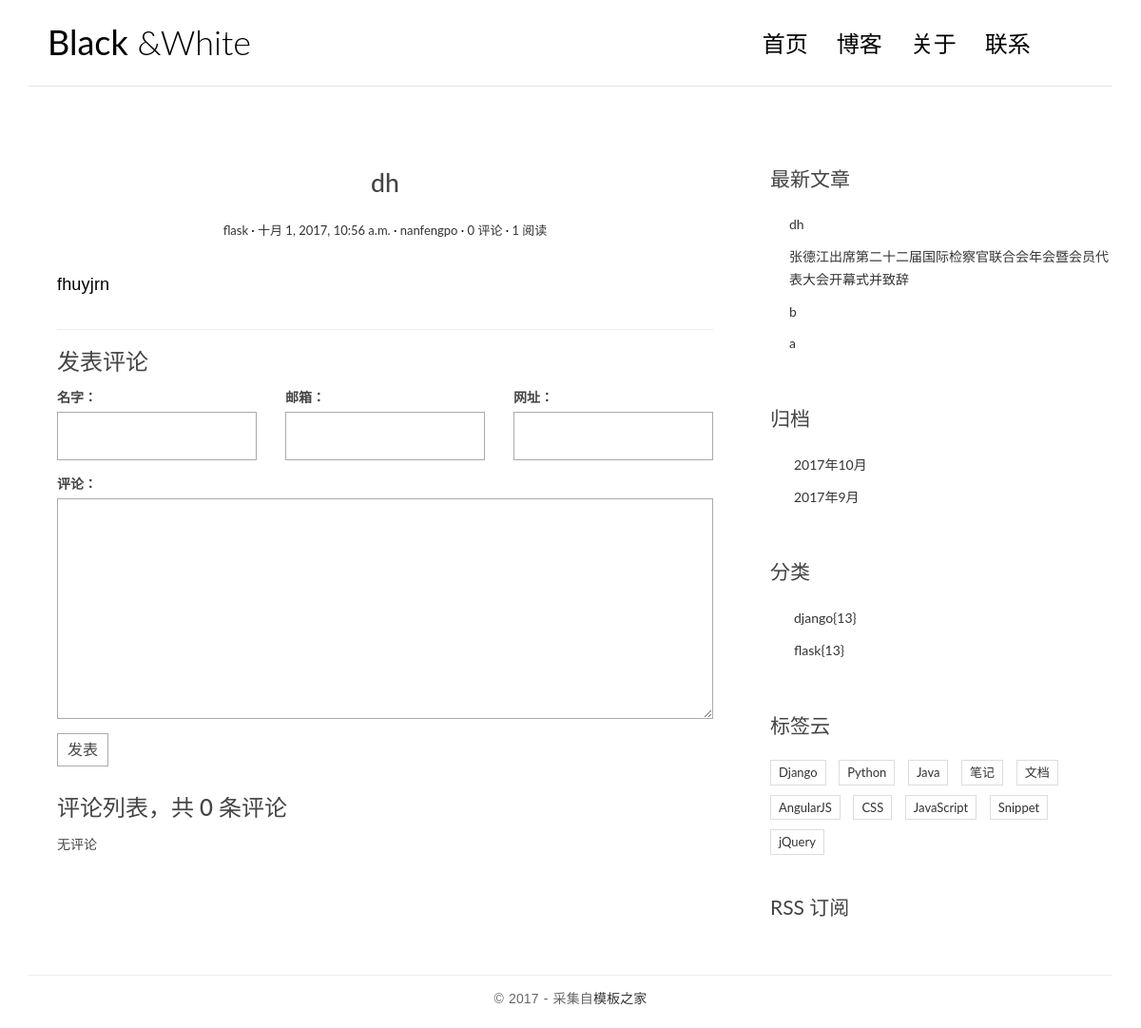
Page /post/4/ on the earlier database version.
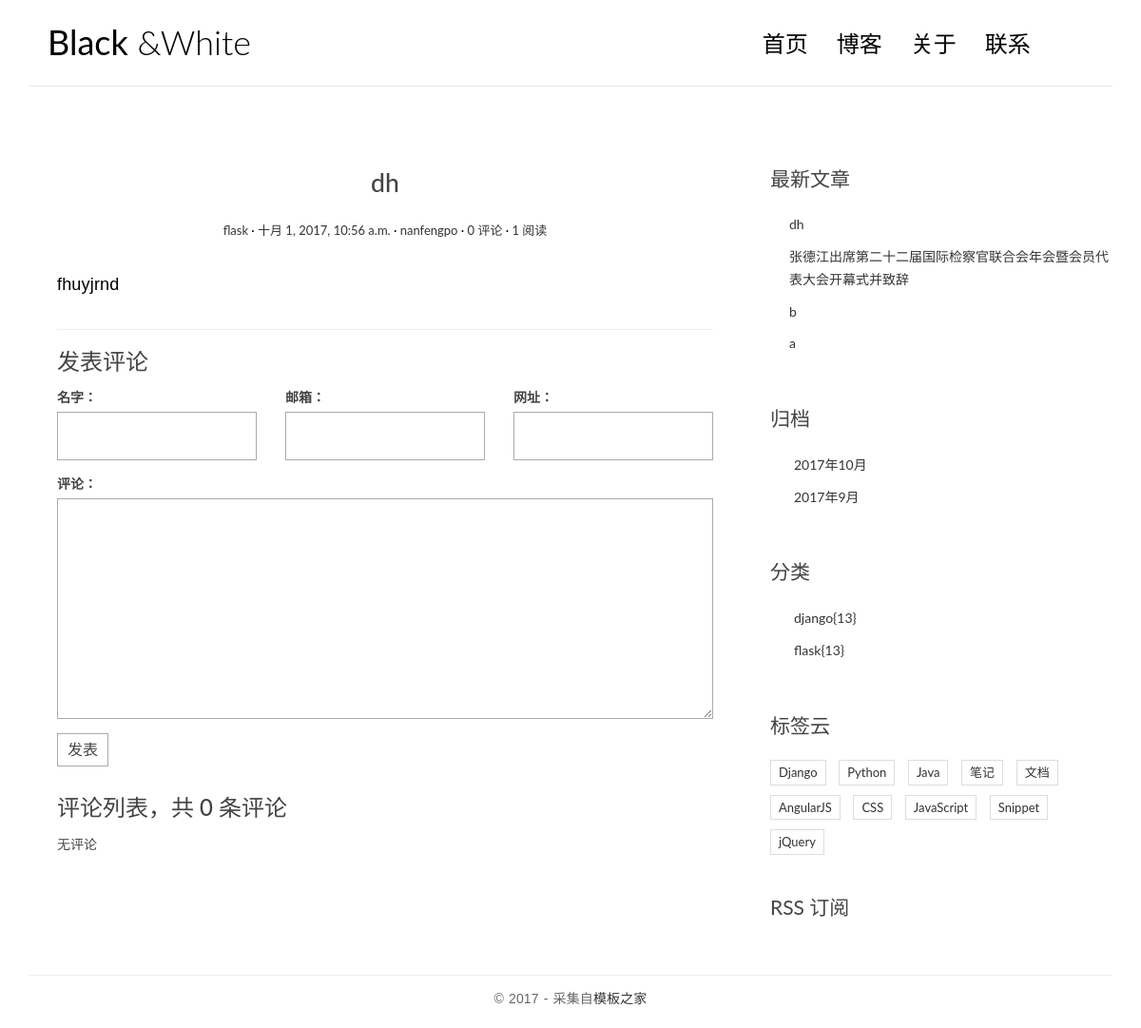
Same page on the later database version.
### blog/models.py (models this page shows, shortened)
class Post(models.Model):
    title = models.CharField(max_length=64)
    body = models.TextField()
    created_time = models.DateTimeField()
    modified_time = models.DateTimeField()
    excerpt = models.CharField(max_length=256,blank=True)
    category = models.ForeignKey(Category)
    tags = models.ManyToManyField(Tag,blank=True)
    author = models.ForeignKey(User)
    views = models.PositiveIntegerField(default=0)
    def increase_views(self):
        self.views+=1
        self.save(update_fields=['views'])
    class Meta:
        ordering = ['-created_time','-modified_time']
    def get_absolute_url(self):
        return reverse('blog:detail',kwargs={'pk':self.pk}) #
    def save(self,*args,**kwargs):
        if not self.excerpt:
            md = Markdown(extensions=[
                'markdown.extensions.extra',
                'markdown.extensions.codehilite',
            ])
            self.excerpt = strip_tags(md.convert(self.body))[:32]
        super().save(*args,**kwargs)

class Category(models.Model):
    name = models.CharField(max_length=64)

### blog/views.py (the view)
# urls.py: url(r'^post/(?P<pk>[0-9]+)/$',views.detail,name='detail'), # post/1
def detail(request,pk):
    post = get_object_or_404(Post,pk=pk)
    post.increase_views()
    post.body = markdown(post.body,extensions=[
                         'markdown.extensions.extra',
                         'markdown.extensions.codehilite',
                         'markdown.extensions.toc',])
    form = CommentForm()
    comment_list = post.comment_set.all()
    context = {
        'post':post,
        'form':form,
        'comment_list':comment_list,
    }
    return render(request,'blog/detail.html',context=context)

### comment/forms.py
class CommentForm(forms.ModelForm):
    class Meta:
        model = Comment
        fields = [
            'name',
            'email',
            'url',
            'text',
        ]

### blog/templatetags/blog_tags.py (called while the page is built)
@register.simple_tag
def get_recent_posts(num=5):
    return Post.objects.all().order_by('-created_time')[:num]

@register.simple_tag
def archives():
    return Post.objects.dates('created_time','month',order='DESC')

@register.simple_tag
def get_categories():
    return Category.objects.all()

### templates/blog/detail.html (shortened to what this page needs)
{% extends 'blog/base.html' %}
{% block main %}
<article class="post post-{{ post.pk }}">
    <header class="entry-header">
        <h1 class="entry-title">{{ post.title }}</h1>
        <div class="entry-meta">
            <span class="post-category"><a href="#">{{ post.category.name }}</a></span>
            <span class="post-date"><a href="#"><time class="entry-date" datetime="{{ post.created_time }}">{{ post.created_time }}</time></a></span>
            <span class="post-author"><a href="#">{{ post.author }}</a></span>
            <span class="comments-link"><a href="{{post.get_absolute_url}}#comment-area">{{post.comment_set.count}} 评论</a></span>
            <span class="views-count"><a href="#">{{post.views}} 阅读</a></span>
        </div>
    </header>
    <div class="entry-content clearfix">
        {{ post.body|safe }}
    </div>
</article>
<section class="comment-area" id="comment-area">
    <hr>
    <h3>发表评论</h3>
    <form action="{% url 'comment:comments' post.pk %}" method="post" class="comment-form">
        <div class="row">
            <div class="col-md-4">
                <label for="{{form.name.id_for_label}}">名字：</label>
                {{form.name}}
            </div>
            <div class="col-md-4">
                <label for="{{form.email.id_for_label}}">邮箱：</label>
                {{form.email}}
            </div>
            <div class="col-md-4">
                <label for="{{form.url.id_for_label}}">网址：</label>
                {{form.url}}
            </div>
            <div class="col-md-12">
                <label for="{{form.text.id_for_label}}">评论：</label>
                {{form.text}}
                <button type="submit" class="comment-btn">发表</button>
            </div>
        </div>
    </form>
    <div class="comment-list-panel">
        <h3>评论列表，共 <span>{{post.comment_set.count}}</span> 条评论</h3>
        <ul class="comment-list list-unstyled">
            {% for comment in comment_list %}
            <li class="comment-item">
                <span class="nickname">{{comment.name}}</span>
                <time class="submit-date" >{{comment.created_time}}</time>
                <div class="text">
                    {{comment.text}}
                </div>
            </li>
            {% empty %}
            无评论
            {% endfor %}
        </ul>
    </div>
</section>
{% endblock main %}

### templates/blog/base.html (shortened to what the changed rows need)
{% load staticfiles %}
{% load blog_tags %}
<html>
<head>
    <link rel="stylesheet" href="{% static 'blog/css/bootstrap.min.css' %}">
    <link rel="stylesheet" href="{% static 'blog/css/custom.css' %}">
    <link rel="stylesheet" href="{% static 'blog/css/pace.css' %}">
    <link rel="stylesheet" href="{% static 'blog/css/highlights/github.css' %}">
    <link rel="stylesheet" href="http://code.ionicframework.com/ionicons/2.0.1/css/ionicons.min.css">
</head>
<body>
<div class="container">
    <header id="site-header">
        <div class="row">
            <div class="col-md-4 col-sm-5 col-xs-8">
                <div class="logo">
                    <h1><a href="{% url 'blog:index' %}"><b>Black</b> &amp;White</a></h1>
                </div>
            </div>
        </div>
    </header>
</div>
<div class="content-body">
    <div class="container">
        <div class="row">
            <main class="col-md-8">
                {% block main %}
                {% endblock %}
            </main>
            <aside class="col-md-4">
                <div class="widget widget-recent-posts">
                    {% get_recent_posts as recent_post_list %}
                    <ul>
                        {% for post in recent_post_list %}
                        <li>
                            <a href="{{ post.get_absolute_url }}">{{post.title}}</a>
                        </li>
                        {% empty %}
                        没有文章
                        {% endfor %}
                    </ul>
                </div>
                    {% archives as date_list %}
                    {% get_categories as category_list %}
            </aside>
        </div>
    </div>
</div>
</body>
</html>

Differences in the rows shown:
changed Post "dh": body "fhuyjrn" → "fhuyjrnd"
